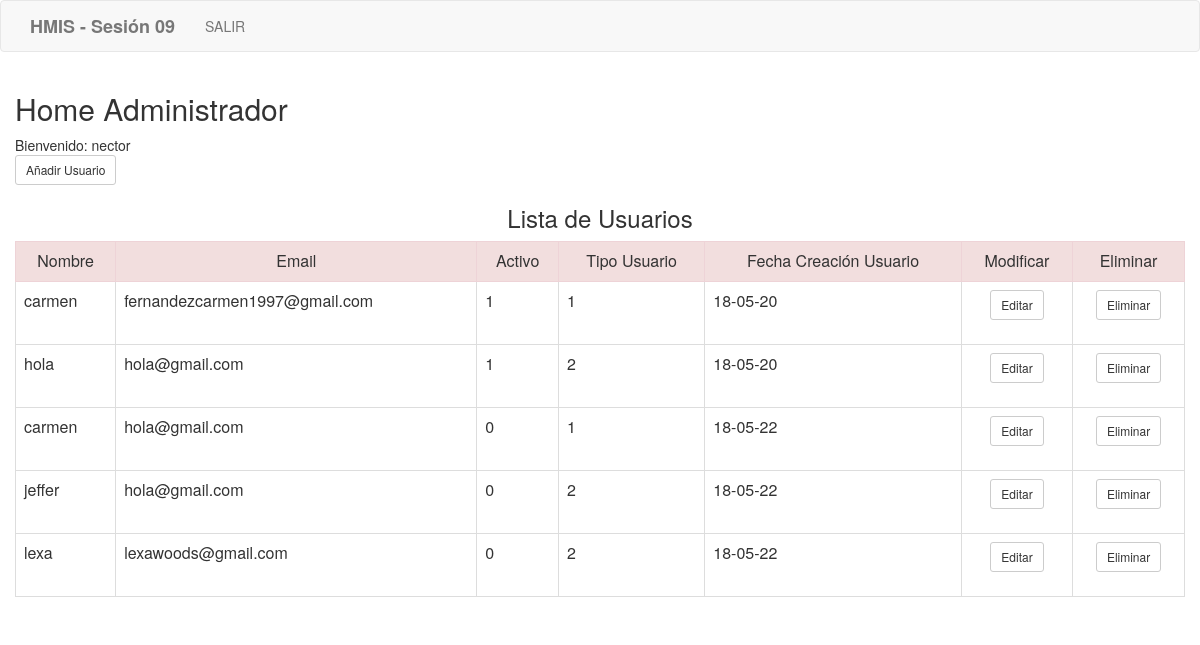
The page /diseno/home_administrador.php (signed in) on the database its author committed.
### tables this page shows
CREATE TABLE `usuario` (
  `id` int(11) NOT NULL,
  `username` varchar(10) DEFAULT NULL,
  `email` varchar(30) DEFAULT NULL,
  `password` varchar(10) DEFAULT NULL,
  `activo` tinyint(1) DEFAULT NULL,
  `fechaCreacion` varchar(50) DEFAULT NULL,
  `fechaUltimoAcceso` varchar(50) DEFAULT NULL,
  `id_tipo` int(11) DEFAULT NULL
);

### php/class/modelo_conexion.php (called while the page is built, shortened)
<?php
class conexion
{
  public function __construct()
  {
    $servername = "localhost";
    $username = "root";
    $password = "";
    $dbname = "hmissesion09";
    $this->conn = new mysqli($servername, $username, $password, $dbname);
  }
}
?>

### php/controller_get_usuarios.php (called while the page is built)
<?php
include 'class/modelo_get_usuarios.php';
$usuarios = new modelo_get_usuarios();
$resultado = $usuarios->usuarios();
?>

### php/class/modelo_get_usuarios.php (called while the page is built, shortened)
<?php
class modelo_get_usuarios extends conexion
{
    public function usuarios()
    {
      $sql = "select * from  usuario ";
      $result = $this->conn->query($sql);
      return $result;
    }
}
?>

### diseno/home_administrador.php (the view, shortened to what this page needs)
<html>
	<head>
		<link rel="stylesheet" type="text/css" href="../bootstrap/css/bootstrap.min.css">
	</head>
	<body>
	<?php include "../php/navbarLogin.php"; ?>
<div class="container">
<div class="row">
		<h2>Home Administrador</h2>
<?php
		include '../php/controller_get_usuarios.php';
		echo "Bienvenido: ";
		echo $_SESSION['username'];
?>
<form method='post' action='../php/vista_anadirUsuario.php'>
 <input type='submit' value='Añadir Usuario' class='btn btn-default btn-sm'>
</form>
<h3 align="center">Lista de Usuarios</h3>
	 <table class="table table-bordered" >
	 <tr class="danger" align="center" >
			 <td>Nombre</td>
			 <td>Email</td>
			 <td>Activo</td>
			 <td>Tipo Usuario</td>
			 <td>Fecha Creación Usuario</td>
			 <td>Modificar</td>
			 <td>Eliminar</td>
	 </tr>
	 <?php
			 while($row1 =$resultado -> fetch_assoc()){
			 echo
					 "<tr>
							 <td>".$row1["username"]."</td>
							 <td>".$row1["email"]."</td>
							 <td>".$row1["activo"]."</td>
							 <td>".$row1["id_tipo"]."</td>
							 <td>".$row1["fechaCreacion"]."</td>
							 <td align='center'>
							 <form method='post' action='../php/vista_modificarUsuarioAdmin.php'>
								<input type='hidden' name='id' value='".$row1["username"]."'>
								<input type='submit' value='Editar' class='btn btn-default btn-sm'>
								</form></td>
							 </td>
							 <td align='center'>
							 <form method='post' action='../php/controller_eliminar.php'>
								<input type='hidden' name='id' value='".$row1["username"]."'>
								<input type='submit' value='Eliminar' class='btn btn-default btn-sm danger'>
								</form></td>
					 </tr>";
			 }
		?>
	 </table>
</div>
</div>
	</body>
</html>

### php/navbarLogin.php (shortened to what this page needs)
<nav class="navbar navbar-default" role="navigation">
<div class="container">
  <div class="navbar-header">
    <a class="navbar-brand" href="../"><b>HMIS - Sesión 09</b></a>
  </div>
  <div class="collapse navbar-collapse navbar-ex1-collapse">
    <ul class="nav navbar-nav">
      <li><a href="../php/logout.php">SALIR</a></li>
    </ul>
  </div>
</div>
</nav>

### rows shown on the page
usuario: username "carmen", email "fernandezcarmen1997@gmail.com", activo "1", id_tipo "1", fechaCreacion "18-05-20"
usuario: username "hola", email "hola@gmail.com", activo "1", id_tipo "2", fechaCreacion "18-05-20"
usuario: username "carmen", email "hola@gmail.com", activo "0", id_tipo "1", fechaCreacion "18-05-22"
usuario: username "jeffer", email "hola@gmail.com", activo "0", id_tipo "2", fechaCreacion "18-05-22"
usuario: username "lexa", email "lexawoods@gmail.com", activo "0", id_tipo "2", fechaCreacion "18-05-22"

### other values the page prints
$_SESSION['username'] "nector"
